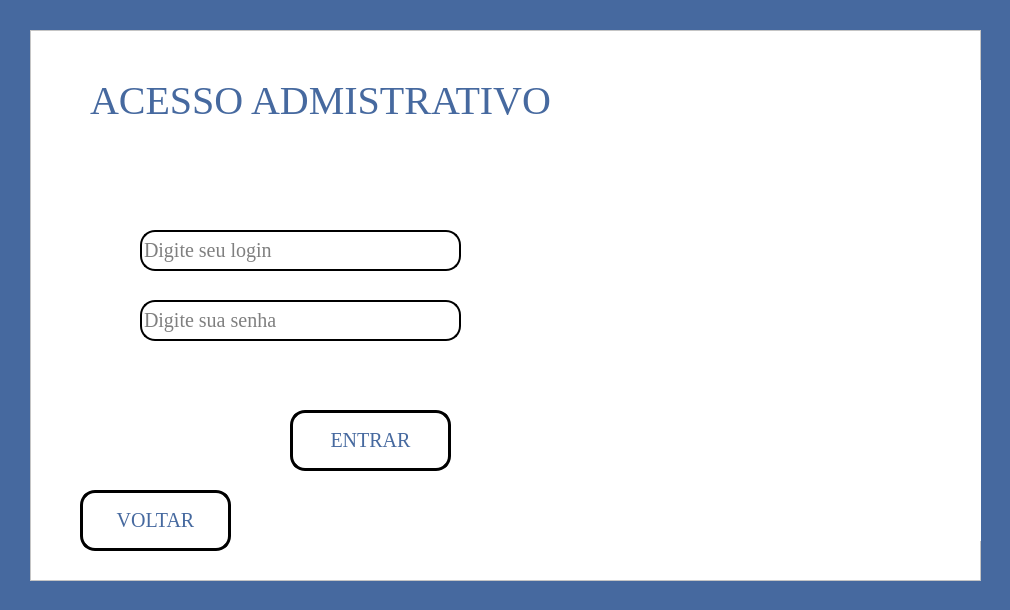
<?xml version="1.0" encoding="UTF-8"?>
<ui version="4.0">
 <class>tela_acesso_adm</class>
 <widget class="QMainWindow" name="tela_acesso_adm">
  <property name="geometry">
   <rect>
    <x>0</x>
    <y>0</y>
    <width>1010</width>
    <height>610</height>
   </rect>
  </property>
  <property name="windowTitle">
   <string>Acesso Administrativo</string>
  </property>
  <property name="windowIcon">
   <iconset>
    <normaloff>imagens/diplomado.png</normaloff>imagens/diplomado.png</iconset>
  </property>
  <property name="styleSheet">
   <string notr="true">background-color:rgb(70, 105, 159);</string>
  </property>
  <widget class="QWidget" name="centralwidget">
   <widget class="QFrame" name="frame">
    <property name="geometry">
     <rect>
      <x>30</x>
      <y>30</y>
      <width>951</width>
      <height>551</height>
     </rect>
    </property>
    <property name="styleSheet">
     <string notr="true">background-color: rgb(255, 255, 255);</string>
    </property>
    <property name="frameShape">
     <enum>QFrame::StyledPanel</enum>
    </property>
    <property name="frameShadow">
     <enum>QFrame::Raised</enum>
    </property>
    <widget class="QLabel" name="label_2">
     <property name="geometry">
      <rect>
       <x>30</x>
       <y>30</y>
       <width>521</width>
       <height>81</height>
      </rect>
     </property>
     <property name="font">
      <font>
       <family>Georgia</family>
       <pointsize>30</pointsize>
       <weight>50</weight>
       <bold>false</bold>
      </font>
     </property>
     <property name="styleSheet">
      <string notr="true">COLOR:rgb(70, 105, 159)</string>
     </property>
     <property name="text">
      <string>ACESSO ADMISTRATIVO</string>
     </property>
     <property name="alignment">
      <set>Qt::AlignCenter</set>
     </property>
    </widget>
    <widget class="QLabel" name="acesso_invalido_adm">
     <property name="geometry">
      <rect>
       <x>120</x>
       <y>320</y>
       <width>291</width>
       <height>41</height>
      </rect>
     </property>
     <property name="font">
      <font>
       <pointsize>14</pointsize>
       <weight>75</weight>
       <bold>true</bold>
      </font>
     </property>
     <property name="styleSheet">
      <string notr="true">COLOR:rgb(64, 96, 146)</string>
     </property>
     <property name="text">
      <string/>
     </property>
    </widget>
    <widget class="QLineEdit" name="login_adm">
     <property name="geometry">
      <rect>
       <x>110</x>
       <y>200</y>
       <width>321</width>
       <height>41</height>
      </rect>
     </property>
     <property name="font">
      <font>
       <family>Georgia</family>
       <pointsize>15</pointsize>
       <weight>50</weight>
       <bold>false</bold>
      </font>
     </property>
     <property name="styleSheet">
      <string notr="true">background-color:rgb(255,255,255);
border-radius:15px;
border-style:outset;
border-width:2px;</string>
     </property>
     <property name="inputMethodHints">
      <set>Qt::ImhHiddenText</set>
     </property>
     <property name="text">
      <string/>
     </property>
     <property name="placeholderText">
      <string>Digite seu login</string>
     </property>
     <property name="clearButtonEnabled">
      <bool>false</bool>
     </property>
    </widget>
    <widget class="QLineEdit" name="senha_adm">
     <property name="geometry">
      <rect>
       <x>110</x>
       <y>270</y>
       <width>321</width>
       <height>41</height>
      </rect>
     </property>
     <property name="font">
      <font>
       <family>Georgia</family>
       <pointsize>15</pointsize>
       <weight>50</weight>
       <bold>false</bold>
      </font>
     </property>
     <property name="styleSheet">
      <string notr="true">background-color:rgb(255,255,255);
border-radius:15px;
border-style:outset;
border-width:2px;</string>
     </property>
     <property name="inputMethodHints">
      <set>Qt::ImhHiddenText|Qt::ImhNoAutoUppercase|Qt::ImhNoPredictiveText|Qt::ImhSensitiveData</set>
     </property>
     <property name="text">
      <string/>
     </property>
     <property name="echoMode">
      <enum>QLineEdit::Password</enum>
     </property>
     <property name="placeholderText">
      <string>Digite sua senha </string>
     </property>
     <property name="clearButtonEnabled">
      <bool>false</bool>
     </property>
    </widget>
    <widget class="QPushButton" name="botao_acesso_adm">
     <property name="geometry">
      <rect>
       <x>260</x>
       <y>380</y>
       <width>161</width>
       <height>61</height>
      </rect>
     </property>
     <property name="font">
      <font>
       <family>Georgia</family>
       <pointsize>15</pointsize>
       <weight>50</weight>
       <bold>false</bold>
      </font>
     </property>
     <property name="cursor">
      <cursorShape>UpArrowCursor</cursorShape>
     </property>
     <property name="styleSheet">
      <string notr="true">QPushButton{
color: rgb(70, 105, 159);
}

QPushButton{
background-color: rgb(255, 255, 255)
}

QPushButton:hover{
	background-color: lightblue
}

QPushButton{
border:3px solid black;
border-radius: 15px;
padding: 2px;
}</string>
     </property>
     <property name="text">
      <string>ENTRAR</string>
     </property>
     <property name="icon">
      <iconset>
       <normaloff>imagens/19224431551684926350-32.png</normaloff>imagens/19224431551684926350-32.png</iconset>
     </property>
     <property name="iconSize">
      <size>
       <width>30</width>
       <height>30</height>
      </size>
     </property>
    </widget>
    <widget class="QLabel" name="label">
     <property name="geometry">
      <rect>
       <x>410</x>
       <y>50</y>
       <width>581</width>
       <height>461</height>
      </rect>
     </property>
     <property name="text">
      <string/>
     </property>
     <property name="pixmap">
      <pixmap>imagens/LOGO_UNIVERS.png</pixmap>
     </property>
     <property name="scaledContents">
      <bool>true</bool>
     </property>
    </widget>
    <widget class="QPushButton" name="botao_voltar_adm">
     <property name="geometry">
      <rect>
       <x>50</x>
       <y>460</y>
       <width>151</width>
       <height>61</height>
      </rect>
     </property>
     <property name="font">
      <font>
       <family>Georgia</family>
       <pointsize>15</pointsize>
       <weight>50</weight>
       <bold>false</bold>
      </font>
     </property>
     <property name="cursor">
      <cursorShape>UpArrowCursor</cursorShape>
     </property>
     <property name="styleSheet">
      <string notr="true">QPushButton{
color: rgb(70, 105, 159);
}

QPushButton{
background-color: rgb(255, 255, 255)
}

QPushButton:hover{
	background-color: lightblue
}

QPushButton{
border:3px solid black;
border-radius: 15px;
padding: 2px;
}</string>
     </property>
     <property name="text">
      <string>VOLTAR</string>
     </property>
     <property name="icon">
      <iconset>
       <normaloff>imagens/9868474931649315515-128.png</normaloff>imagens/9868474931649315515-128.png</iconset>
     </property>
     <property name="iconSize">
      <size>
       <width>30</width>
       <height>30</height>
      </size>
     </property>
    </widget>
    <widget class="QLabel" name="label_3">
     <property name="geometry">
      <rect>
       <x>230</x>
       <y>120</y>
       <width>81</width>
       <height>71</height>
      </rect>
     </property>
     <property name="text">
      <string/>
     </property>
     <property name="pixmap">
      <pixmap>imagens/16671574911586787867-48.png</pixmap>
     </property>
     <property name="scaledContents">
      <bool>true</bool>
     </property>
     <property name="alignment">
      <set>Qt::AlignCenter</set>
     </property>
    </widget>
    <widget class="QLabel" name="label_4">
     <property name="geometry">
      <rect>
       <x>50</x>
       <y>270</y>
       <width>51</width>
       <height>41</height>
      </rect>
     </property>
     <property name="text">
      <string/>
     </property>
     <property name="pixmap">
      <pixmap>imagens/4434053531595501194-48.png</pixmap>
     </property>
     <property name="scaledContents">
      <bool>true</bool>
     </property>
     <property name="alignment">
      <set>Qt::AlignCenter</set>
     </property>
    </widget>
    <zorder>label</zorder>
    <zorder>acesso_invalido_adm</zorder>
    <zorder>login_adm</zorder>
    <zorder>senha_adm</zorder>
    <zorder>botao_acesso_adm</zorder>
    <zorder>label_2</zorder>
    <zorder>botao_voltar_adm</zorder>
    <zorder>label_3</zorder>
    <zorder>label_4</zorder>
   </widget>
  </widget>
 </widget>
 <resources/>
 <connections/>
</ui>
